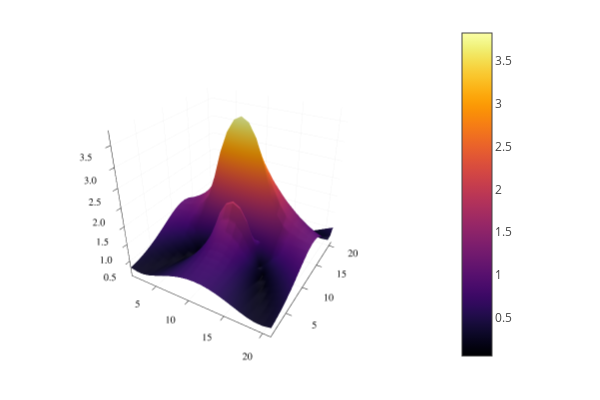

Notebook source saved alongside this figure:
### Code cell
plotly()
surface(imagenH)

### Figure 1 — Plotly figure (JSON) as saved in the notebook; plotly's stock layout.template omitted (floating-point values rounded to 4 significant figures; data arrays with more than 128 entries replaced by an {"elided": "..."} marker saying what was removed)
{"data": [{"cmax": 3.822, "cmin": 0.04651, "colorbar": {"len": 0.9525, "title": {"text": ""}, "x": 0.7541, "y": 0.5139}, "colorscale": {"elided": "256x2 mixed values"}, "name": "y1", "opacity": null, "scene": "scene", "showlegend": false, "showscale": true, "type": "surface", "x": [1, 2, 3, 4, 5, 6, 7, 8, 9, 10, 11, 12, 13, 14, 15, 16, 17, 18, 19, 20, 21], "xaxis": "x", "y": [1, 2, 3, 4, 5, 6, 7, 8, 9, 10, 11, 12, 13, 14, 15, 16, 17, 18, 19, 20, 21], "yaxis": "y", "z": {"elided": "21x21 float values"}, "zaxis": "z", "zmax": 3.822, "zmin": 0.04651}], "layout": {"annotations": [], "height": 400, "legend": {"bgcolor": "rgba(255, 255, 255, 1.000)", "bordercolor": "rgba(0, 0, 0, 1)", "borderwidth": 1, "font": {"color": "rgba(0, 0, 0, 1)", "family": "sans-serif", "size": 11}, "title": {"font": {"color": "rgba(0, 0, 0, 1)", "family": "sans-serif", "size": 15}, "text": ""}, "tracegroupgap": 0, "traceorder": "normal", "x": 1, "xanchor": "auto", "y": 1, "yanchor": "auto"}, "margin": {"b": 20, "l": 0, "r": 0, "t": 20}, "paper_bgcolor": "rgba(255, 255, 255, 1.000)", "plot_bgcolor": "rgba(255, 255, 255, 1.000)", "scene": {"aspectmode": "auto", "aspectratio": {"x": 1, "y": 1, "z": 1}, "camera": {"eye": {"x": 1.126, "y": -1.95, "z": 1.3}, "projection": "orthographic"}, "domain": {"x": [0.03619, 0.7541], "y": [0.03762, 0.9902]}, "xaxis": {"gridcolor": "rgba(0, 0, 0, 0.1)", "gridwidth": 0.5, "linecolor": "rgba(0, 0, 0, 1)", "mirror": false, "range": [1, 21], "showgrid": true, "showline": true, "showticklabels": true, "tickangle": 0, "tickcolor": "rgb(0, 0, 0)", "tickfont": {"color": "rgba(0, 0, 0, 1)", "family": "sans-serif", "size": 11}, "tickmode": "array", "ticks": "inside", "ticktext": ["5", "10", "15", "20"], "tickvals": [5, 10, 15, 20], "title": {"font": {"color": "rgba(0, 0, 0, 1)", "family": "sans-serif", "size": 15}, "text": ""}, "type": "linear", "visible": true, "zeroline": false, "zerolinecolor": "rgba(0, 0, 0, 1)"}, "yaxis": {"gridcolor": "rgba(0, 0, 0, 0.1)", "gridwidth": 0.5, "linecolor": "rgba(0, 0, 0, 1)", "mirror": false, "range": [1, 21], "showgrid": true, "showline": true, "showticklabels": true, "tickangle": 0, "tickcolor": "rgb(0, 0, 0)", "tickfont": {"color": "rgba(0, 0, 0, 1)", "family": "sans-serif", "size": 11}, "tickmode": "array", "ticks": "inside", "ticktext": ["5", "10", "15", "20"], "tickvals": [5, 10, 15, 20], "title": {"font": {"color": "rgba(0, 0, 0, 1)", "family": "sans-serif", "size": 15}, "text": ""}, "type": "linear", "visible": true, "zeroline": false, "zerolinecolor": "rgba(0, 0, 0, 1)"}, "zaxis": {"gridcolor": "rgba(0, 0, 0, 0.1)", "gridwidth": 0.5, "linecolor": "rgba(0, 0, 0, 1)", "mirror": false, "range": [0.04651, 3.822], "showgrid": true, "showline": true, "showticklabels": true, "tickangle": 0, "tickcolor": "rgb(0, 0, 0)", "tickfont": {"color": "rgba(0, 0, 0, 1)", "family": "sans-serif", "size": 11}, "tickmode": "array", "ticks": "inside", "ticktext": ["0.5", "1.0", "1.5", "2.0", "2.5", "3.0", "3.5"], "tickvals": [0.5, 1, 1.5, 2, 2.5, 3, 3.5], "title": {"font": {"color": "rgba(0, 0, 0, 1)", "family": "sans-serif", "size": 15}, "text": ""}, "type": "linear", "visible": true, "zeroline": false, "zerolinecolor": "rgba(0, 0, 0, 1)"}}, "showlegend": true, "width": 600}}
